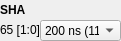
    <widget class="QWidget" name="widget_8" native="true">
     <property name="geometry">
      <rect>
       <x>350</x>
       <y>60</y>
       <width>121</width>
       <height>41</height>
      </rect>
     </property>
     <widget class="QLabel" name="label_490">
      <property name="geometry">
       <rect>
        <x>0</x>
        <y>0</y>
        <width>121</width>
        <height>20</height>
       </rect>
      </property>
      <property name="font">
       <font>
        <weight>75</weight>
        <bold>true</bold>
       </font>
      </property>
      <property name="text">
       <string>SHA</string>
      </property>
     </widget>
     <widget class="QLabel" name="addr_SHA">
      <property name="geometry">
       <rect>
        <x>0</x>
        <y>20</y>
        <width>101</width>
        <height>20</height>
       </rect>
      </property>
      <property name="text">
       <string>65 [1:0]</string>
      </property>
     </widget>
     <widget class="QComboBox" name="comboBox_SHA">
      <property name="geometry">
       <rect>
        <x>40</x>
        <y>20</y>
        <width>81</width>
        <height>21</height>
       </rect>
      </property>
      <item>
       <property name="text">
        <string>200 ns (11)</string>
       </property>
      </item>
      <item>
       <property name="text">
        <string>500 ns (00)</string>
       </property>
      </item>
      <item>
       <property name="text">
        <string>300 ns (01)</string>
       </property>
      </item>
     </widget>
    </widget>
